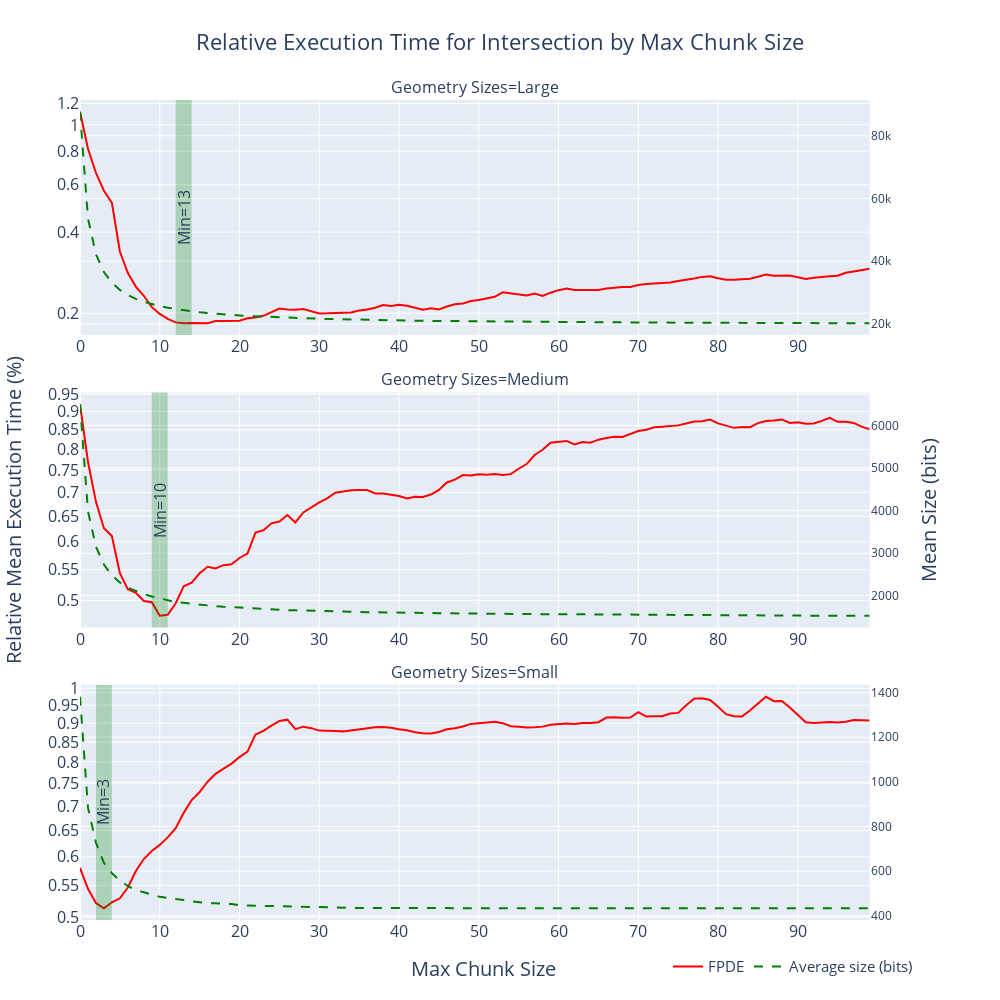

The notebook cell this image was saved under:
### Code cell
plot_max_delta_size_speed(max_deltas_filt_df, is_predicate=False, no_mixed=True, relative=True)
